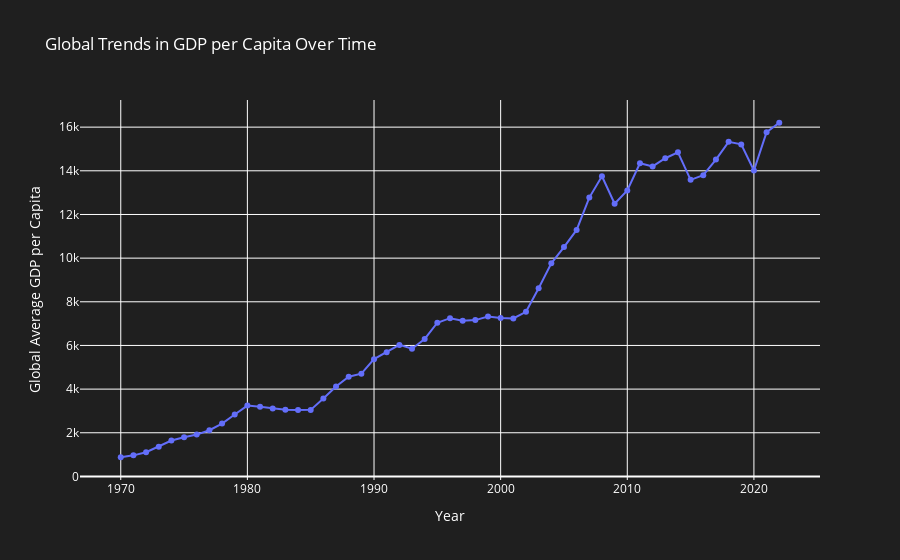

Notebook code cell kept with this figure:
### Markdown cell above
# GLOBAL AVAERAGE GDP PER CAPITA ANALYSIS OVER TIME

### Code cell
# Calculate the global average GDP per Capita per year
global_trends = df_melted.groupby('Year')['GDP per Capita'].mean().reset_index()

# Create the plot
fig = go.Figure()
fig.add_trace(go.Scatter(
    x=global_trends['Year'],
    y=global_trends['GDP per Capita'],
    mode='lines+markers',
    name='Global Average'
))
fig.update_layout(
    title='Global Trends in GDP per Capita Over Time',
    xaxis_title='Year',
    yaxis_title='Global Average GDP per Capita',
    plot_bgcolor='#1f1f1f',
    paper_bgcolor='#1f1f1f',
    height = 450 ,
    font=dict(color='white')
)
fig.show()

### Figure 1 — Plotly figure (JSON) as saved in the notebook; plotly's stock layout.template omitted (floating-point values rounded to 4 significant figures)
{"data": [{"mode": "lines+markers", "name": "Global Average", "type": "scatter", "x": [1970, 1971, 1972, 1973, 1974, 1975, 1976, 1977, 1978, 1979, 1980, 1981, 1982, 1983, 1984, 1985, 1986, 1987, 1988, 1989, 1990, 1991, 1992, 1993, 1994, 1995, 1996, 1997, 1998, 1999, 2000, 2001, 2002, 2003, 2004, 2005, 2006, 2007, 2008, 2009, 2010, 2011, 2012, 2013, 2014, 2015, 2016, 2017, 2018, 2019, 2020, 2021, 2022], "y": [878.9, 966.1, 1109.0, 1365.0, 1645.0, 1795.0, 1917.0, 2116.0, 2422.0, 2837.0, 3244.0, 3190.0, 3117.0, 3060.0, 3041.0, 3049.0, 3574.0, 4121.0, 4566.0, 4708.0, 5373.0, 5683.0, 6025.0, 5850.0, 6296.0, 7040.0, 7250.0, 7129.0, 7161.0, 7322.0, 7259.0, 7234.0, 7543.0, 8621.0, 9761.0, 10510.0, 11290.0, 12770.0, 13750.0, 12490.0, 13100.0, 14340.0, 14200.0, 14570.0, 14840.0, 13590.0, 13800.0, 14520.0, 15330.0, 15210.0, 14010.0, 15770.0, 16200.0]}], "layout": {"autosize": true, "font": {"color": "white"}, "paper_bgcolor": "#1f1f1f", "plot_bgcolor": "#1f1f1f", "title": {"text": "Global Trends in GDP per Capita Over Time"}, "xaxis": {"autorange": true, "range": [1967.0, 2025.0], "title": {"text": "Year"}, "type": "linear"}, "yaxis": {"autorange": true, "range": [-243.5, 17320.0], "title": {"text": "Global Average GDP per Capita"}, "type": "linear"}}}
